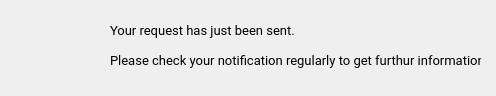
<?xml version="1.0" encoding="UTF-8"?>
<ui version="4.0">
 <class>afterSendingRequest</class>
 <widget class="QDialog" name="afterSendingRequest">
  <property name="geometry">
   <rect>
    <x>0</x>
    <y>0</y>
    <width>496</width>
    <height>96</height>
   </rect>
  </property>
  <property name="windowTitle">
   <string>Dialog</string>
  </property>
  <property name="styleSheet">
   <string notr="true">QLabel { font-family: Roboto; font-size: 13px;}</string>
  </property>
  <widget class="QLabel" name="label">
   <property name="geometry">
    <rect>
     <x>110</x>
     <y>20</y>
     <width>341</width>
     <height>21</height>
    </rect>
   </property>
   <property name="styleSheet">
    <string notr="true"/>
   </property>
   <property name="text">
    <string>Your request has just been sent.</string>
   </property>
  </widget>
  <widget class="QLabel" name="label_2">
   <property name="geometry">
    <rect>
     <x>110</x>
     <y>50</y>
     <width>371</width>
     <height>21</height>
    </rect>
   </property>
   <property name="text">
    <string>Please check your notification regularly to get furthur information!</string>
   </property>
  </widget>
  <widget class="QLabel" name="label_3">
   <property name="geometry">
    <rect>
     <x>20</x>
     <y>10</y>
     <width>71</width>
     <height>71</height>
    </rect>
   </property>
   <property name="text">
    <string/>
   </property>
   <property name="pixmap">
    <pixmap resource="LIBPRO.qrc">:/icon/Resources/icon/20170301_58b63a30bf6d4.png</pixmap>
   </property>
   <property name="scaledContents">
    <bool>true</bool>
   </property>
  </widget>
 </widget>
 <resources>
  <include location="LIBPRO.qrc"/>
 </resources>
 <connections/>
</ui>
